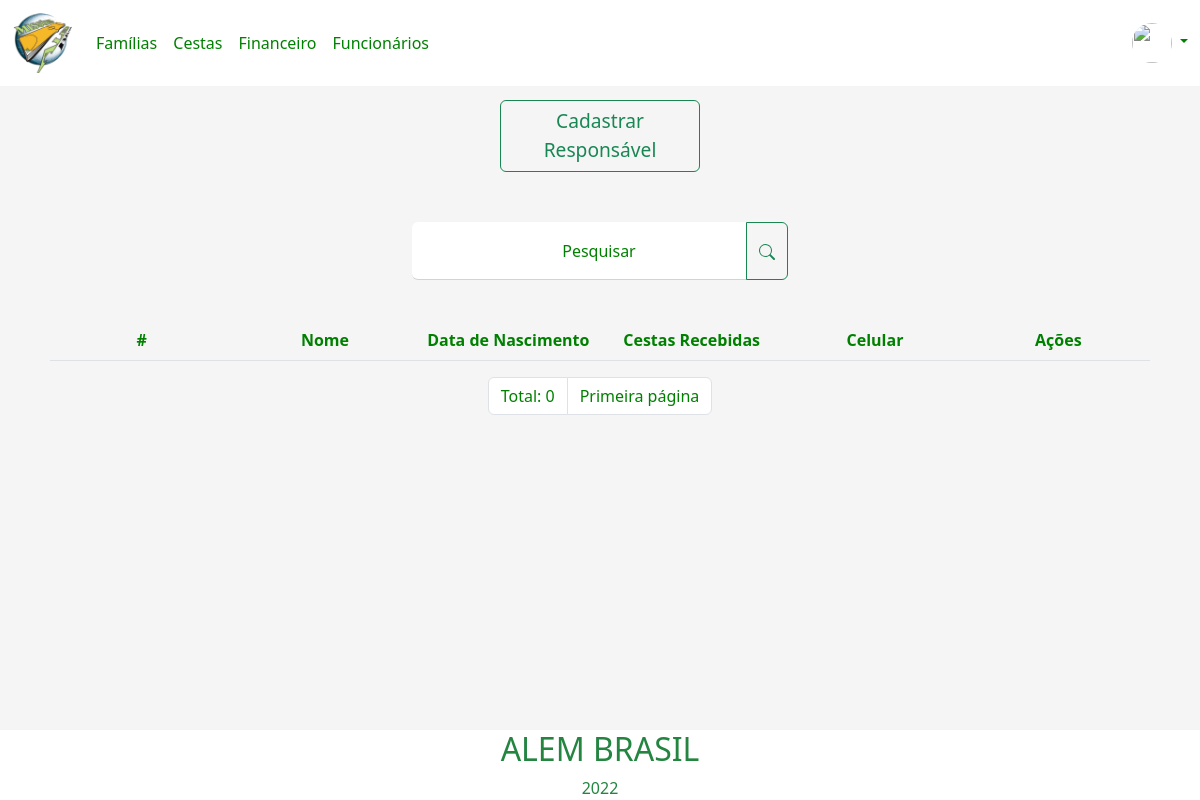
Page /pages/responsavelFamilia/pesquisarResponsavel.php?pesquisarResponsavel=Joao Manuel Reis Antonieta (signed in) on the earlier database version.
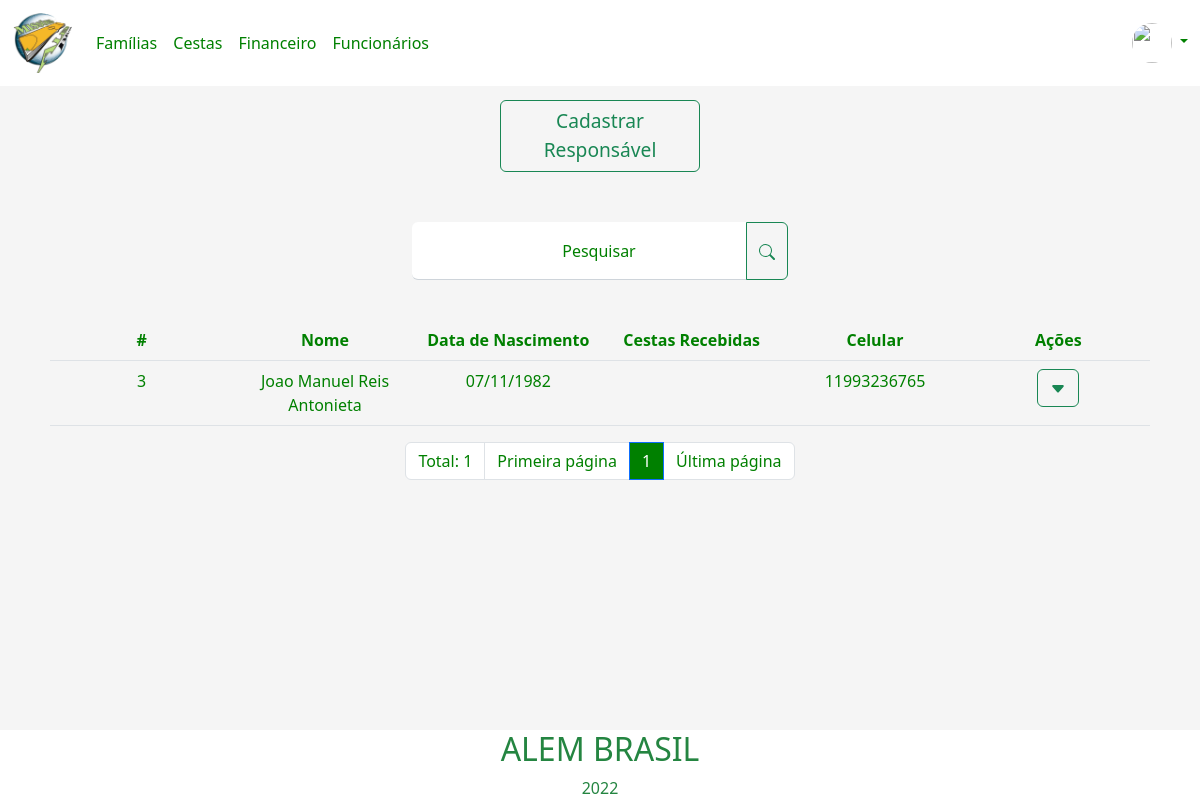
Same page on the later database version.
### tables this page shows
create table responsavel_familia(
id_responsavel int(4) primary key not null auto_increment,
cpf_responsavel int (11) not null,
cep_responsavel char (8),
contato_responsavel int (4),
nome_responsavel varchar(90) not null,
data_nascimento_responsavel date,
complemento_responsavel varchar(40),
num_responsavel int(5),
data_atendimento_responsavel date,
sexo_responsavel char(1),
foreign key(contato_responsavel) references contato(id_contato)
);

create table contato(
    id_contato int(4) primary key not null auto_increment,
    telefone char(10),
    celular char(11),
    email varchar(90)
);

### pages/responsavelFamilia/pesquisarResponsavel.php (the view, shortened to what the changed rows need)
<?php
$quantidade = 10;
$pagina = (isset($_GET['pagina'])) ? (int)$_GET['pagina'] : 1;
$inicio = ($quantidade * $pagina) - $quantidade;
if (!isset($_GET['pesquisarResponsavel'])) {
    header("Location: responsavelFamilia.php");
} else {
    $valor_pesquisarResponsavel = $_GET['pesquisarResponsavel'];
}
?>
<!DOCTYPE html>
<html lang="pt-br">
<head>
    <link href="https://cdn.jsdelivr.net/npm/bootstrap@5.2.0-beta1/dist/css/bootstrap.min.css" rel="stylesheet">
</head>
<body>
    <div class="container">
        <div class="overflow-auto">
            <div class="column">
                <div class="m-2">
                    <table class="table responsavelTable">
                        <thead>
                            <th scope="col">#</th>
                            <th scope="col">Nome</th>
                            <th scope="col">Data de Nascimento</th>
                            <th scope="col">Cestas Recebidas</th>
                            <th scope="col">Celular</th>
                            <th scope="col">Ações</th>
                        </thead>
                        <tbody>
                            <?php
                            $sql = "SELECT responsavel_familia.id_responsavel, responsavel_familia.nome_responsavel,
                                DATE_FORMAT(responsavel_familia.data_nascimento_responsavel, '%d/%m/%Y') AS dataNascimento,
                                responsavel_familia.cpf_responsavel,SUM(saidaEstoque.quantidade_saidaEstoque) AS quantidadeCesta,
                                contato.celular FROM responsavel_familia
                                LEFT JOIN contato ON responsavel_familia.id_responsavel = contato.Id_contato
                                LEFT JOIN saidaEstoque ON saidaEstoque.responsavel_saidaEstoque =  responsavel_familia.id_responsavel
                                WHERE responsavel_familia.nome_responsavel LIKE '%$valor_pesquisarResponsavel%'
                                GROUP BY id_responsavel
                                LIMIT $inicio, $quantidade";
                            $banco = new conexao();
                            $con = $banco->getConexao();
                            $resultados_responsavel = $con->query($sql);
                            while ($row = $resultados_responsavel->fetch()) {
                            ?>
                                <tr class="resultadosDaTabela">
                                    <td>
                                        <span id="id<?php echo $row['id_responsavel']; ?>"><?php echo $row['id_responsavel']; ?>
                                        </span>
                                    </td>
                                    <td>
                                        <span id="nome<?php echo $row['id_responsavel']; ?>"><?php echo $row['nome_responsavel']; ?>
                                        </span>
                                    </td>
                                    <td>
                                        <span id="data_nascimento<?php echo $row['id_responsavel']; ?>"><?php echo $row['dataNascimento']; ?>
                                        </span>
                                    </td>
                                    <td>
                                    </td>
                                    <td>
                                        <span id="celular<?php echo $row['id_responsavel']; ?>"><?php echo $row['celular']; ?>
                                        </span>
                                    </td>
                                    <td>
                                        <div class="dropdown">
                                            <button class="btn btn-outline-success" type="button" id="dropdownMenuButton1" data-bs-toggle="dropdown" aria-expanded="false">
                                                <svg xmlns="http://www.w3.org/2000/svg" width="16" height="16" fill="currentColor" class="bi bi-caret-down-fill" viewBox="0 0 16 16">
                                                    <path d="M7.247 11.14 2.451 5.658C1.885 5.013 2.345 4 3.204 4h9.592a1 1 0 0 1 .753 1.659l-4.796 5.48a1 1 0 0 1-1.506 0z" />
                                                </svg>
                                            </button>
                                        </div>
                                    </td>
                                </tr>
                            <?php
                            }
                            ?>
                        </tbody>
                    </table>
                </div>
            </div>
        </div>
    </div>
    <ul class="pagination justify-content-center navPaginacao">
        <?php
        $con = mysqli_connect("localhost", "root", "", "ong");
        $sqlTotal = "SELECT id_responsavel FROM responsavel_familia
        WHERE responsavel_familia.nome_responsavel LIKE '%$valor_pesquisarResponsavel%'";
        $qrTotal = mysqli_query($con, $sqlTotal) or die(mysqli_error($con));
        $numTotal = mysqli_num_rows($qrTotal);
        $totalPagina = ceil($numTotal / $quantidade);
        ?>
        <li class="page-item"><span class="page-link"><?php echo "Total: " . $numTotal ?></span></li>
            <?php
        for ($i = 1; $i <= $totalPagina; $i++) {
            if ($i >= ($pagina - 5) && $i <= ($pagina + 5)) {
                if ($i == $pagina) {
            ?>
                    <li class="page-item"><span class="page-link active"><?php echo $i ?></span></li>
                <?php
                } else {
                ?>
                    <li class="page-item"><a class="page-link" href="?menuop=pesquisarResponsavel&pagina= <?php echo $i ?>
        &pesquisarResponsavel=<?php echo $valor_pesquisarResponsavel; ?>">
                            <?php echo $i ?> </a></li>
            <?php
                }
            }
        }
            ?>
        <?php
        if ($totalPagina > 0) {
        ?>
            <li class="page-item"><a class="page-link" href="?menuop=pesquisarResponsavel&pagina=<?php echo $totalPagina ?>
                &pesquisarResponsavel=<?php echo $valor_pesquisarResponsavel; ?>">Última página</a></li>
        <?php
        } else if ($totalPagina = 0) {
        ?>
            <li class="page-item"><a class="page-link" href="">Última
                    página</a></li>
        <?php
        }
        ?>
    </ul>
    <div class="containerFooter">
        <?php include('../footer.php'); ?>
    </div>
</body>
</html>

Differences in the rows shown:
now on this page (row edited): responsavel_familia: id_responsavel "3", nome_responsavel "Joao Manuel Reis Antonieta", dataNascimento "07/11/1982", contato_responsavel.celular "11993236765"
Other differences:
$numTotal: "0" → "1"
new list line: "1"
text now shown: "Última página"
